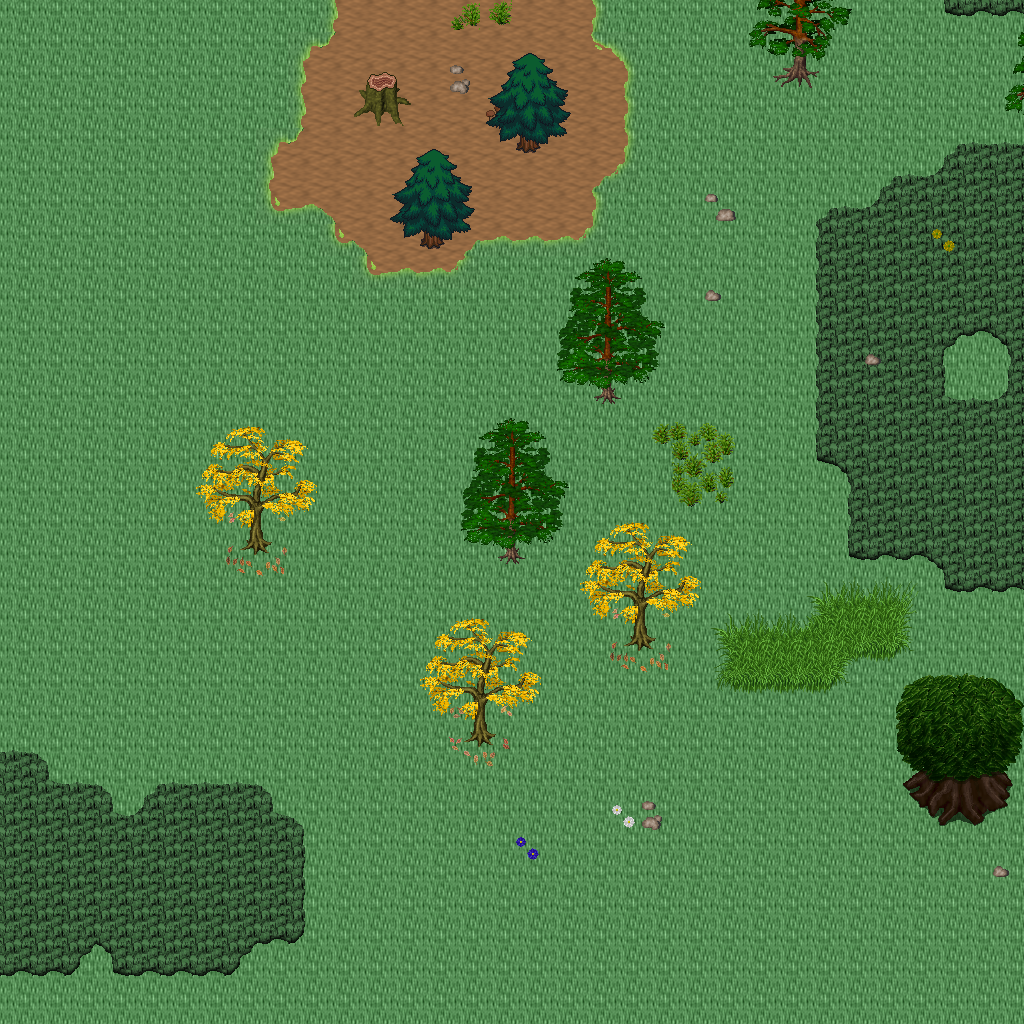

Tiled map render using the project's own tile images. Description and the map definition, with tile-layer contents summarised, below:
An orthogonal 32x32 tile map with 32x32 px tiles, 5 tile layers (Ground, Objects, Objects2, Above, ...), 1 hidden layer not drawn, 33 tilesets.

<map version="1.10" tiledversion="1.11.0" orientation="orthogonal" renderorder="right-down" width="32" height="32" tilewidth="32" tileheight="32" infinite="0" nextlayerid="11" nextobjectid="1">
 <tileset firstgid="1" name="logic_collision" tilewidth="32" tileheight="32" tilecount="1" columns="1">
  <image source="../drawable/logic_collision.png" width="32" height="32" />
 </tileset>
 <tileset firstgid="2" name="ground_ground" tilewidth="32" tileheight="32" tilecount="33" columns="3">
  <image source="../drawable/ground_ground.png" width="96" height="352" />
 </tileset>
 <tileset firstgid="35" name="building_house_3" tilewidth="32" tileheight="32" tilecount="48" columns="6">
  <image source="../drawable/building_house_3.png" width="192" height="256" />
 </tileset>
 <tileset firstgid="83" name="building_house_chalet" tilewidth="32" tileheight="32" tilecount="56" columns="7">
  <image source="../drawable/building_house_chalet.png" width="224" height="256" />
 </tileset>
 <tileset firstgid="139" name="terrain_grassland" tilewidth="32" tileheight="32" tilecount="88" columns="8">
  <image source="../drawable/terrain_grassland.png" width="256" height="352" />
 </tileset>
 <tileset firstgid="227" name="ground_grass_edges" tilewidth="32" tileheight="32" tilecount="36" columns="12">
  <image source="../drawable/ground_grass_edges.png" width="384" height="96" />
 </tileset>
 <tileset firstgid="263" name="ground_grass_corners" tilewidth="32" tileheight="32" tilecount="24" columns="6">
  <image source="../drawable/ground_grass_corners.png" width="192" height="128" />
 </tileset>
 <tileset firstgid="287" name="ground_grass_2" tilewidth="32" tileheight="32" tilecount="21" columns="3">
  <image source="../drawable/ground_grass_2.png" width="96" height="224" />
 </tileset>
 <tileset firstgid="308" name="plant_tree_fall_trees" tilewidth="32" tileheight="32" tilecount="40" columns="8">
  <image source="../drawable/plant_tree_fall_trees.png" width="256" height="160" />
 </tileset>
 <tileset firstgid="348" name="plant_tree_pine_tree" tilewidth="32" tileheight="32" tilecount="20" columns="4">
  <image source="../drawable/plant_tree_pine_tree.png" width="128" height="160" />
 </tileset>
 <tileset firstgid="368" name="plant_tree_pine_tree_1" tilewidth="32" tileheight="32" tilecount="20" columns="4">
  <image source="../drawable/plant_tree_pine_tree_1.png" width="128" height="160" />
 </tileset>
 <tileset firstgid="388" name="plant_tree_tree_darkgreen" tilewidth="32" tileheight="32" tilecount="88" columns="8">
  <image source="../drawable/plant_tree_tree_darkgreen.png" width="256" height="352" />
 </tileset>
 <tileset firstgid="476" name="plant_tree_evergreen" tilewidth="32" tileheight="32" tilecount="36" columns="3">
  <image source="../drawable/plant_tree_evergreen.png" width="96" height="384" />
 </tileset>
 <tileset firstgid="512" name="plant_tree_dead_tree_3" tilewidth="32" tileheight="32" tilecount="16" columns="4">
  <image source="../drawable/plant_tree_dead_tree_3.png" width="128" height="128" />
 </tileset>
 <tileset firstgid="528" name="plant_stump_hollow_logs" tilewidth="32" tileheight="32" tilecount="6" columns="3">
  <image source="../drawable/plant_stump_hollow_logs.png" width="96" height="64" />
 </tileset>
 <tileset firstgid="534" name="plant_stump_stump_purple" tilewidth="32" tileheight="32" tilecount="4" columns="2">
  <image source="../drawable/plant_stump_stump_purple.png" width="64" height="64" />
 </tileset>
 <tileset firstgid="538" name="plant_leaves" tilewidth="32" tileheight="32" tilecount="8" columns="4">
  <image source="../drawable/plant_leaves.png" width="128" height="64" />
 </tileset>
 <tileset firstgid="546" name="building_door_brown_door" tilewidth="32" tileheight="32" tilecount="3" columns="1">
  <image source="../drawable/building_door_brown_door.png" width="32" height="96" />
 </tileset>
 <tileset firstgid="549" name="item_pot_barrel_with_flower" tilewidth="32" tileheight="32" tilecount="2" columns="2">
  <image source="../drawable/item_pot_barrel_with_flower.png" width="64" height="32" />
 </tileset>
 <tileset firstgid="551" name="ground_rock_pebbles" tilewidth="32" tileheight="32" tilecount="3" columns="1">
  <image source="../drawable/ground_rock_pebbles.png" width="32" height="96" />
 </tileset>
 <tileset firstgid="554" name="plant_mushroom3" tilewidth="32" tileheight="32" tilecount="2" columns="2">
  <image source="../drawable/plant_mushroom3.png" width="64" height="32" />
 </tileset>
 <tileset firstgid="556" name="plant_bush_large_green" tilewidth="32" tileheight="32" tilecount="9" columns="3">
  <image source="../drawable/plant_bush_large_green.png" width="96" height="96" />
 </tileset>
 <tileset firstgid="565" name="plant_flower_daisy_blue" tilewidth="32" tileheight="32" tilecount="8" columns="2">
  <image source="../drawable/plant_flower_daisy_blue.png" width="64" height="128" />
 </tileset>
 <tileset firstgid="573" name="plant_flower_daisy_red" tilewidth="32" tileheight="32" tilecount="8" columns="2">
  <image source="../drawable/plant_flower_daisy_red.png" width="64" height="128" />
 </tileset>
 <tileset firstgid="581" name="plant_flower_daisy_white" tilewidth="32" tileheight="32" tilecount="8" columns="2">
  <image source="../drawable/plant_flower_daisy_white.png" width="64" height="128" />
 </tileset>
 <tileset firstgid="589" name="plant_flower_daisy_yellow" tilewidth="32" tileheight="32" tilecount="8" columns="2">
  <image source="../drawable/plant_flower_daisy_yellow.png" width="64" height="128" />
 </tileset>
 <tileset firstgid="597" name="plant_flower_stone_edge_beds" tilewidth="32" tileheight="32" tilecount="24" columns="8">
  <image source="../drawable/plant_flower_stone_edge_beds.png" width="256" height="96" />
 </tileset>
 <tileset firstgid="621" name="logic_creature_human_evil" tilewidth="32" tileheight="32" tilecount="16" columns="8">
  <image source="../drawable/logic_creature_human_evil.png" width="256" height="64" />
 </tileset>
 <tileset firstgid="637" name="logic_creature_animal" tilewidth="32" tileheight="32" tilecount="32" columns="8">
  <image source="../drawable/logic_creature_animal.png" width="256" height="128" />
 </tileset>
 <tileset firstgid="669" name="ground_tall_grass" tilewidth="32" tileheight="32" tilecount="15" columns="5">
  <image source="../drawable/ground_tall_grass.png" width="160" height="96" />
 </tileset>
 <tileset firstgid="684" name="logic_creature_reptile" tilewidth="32" tileheight="32" tilecount="7" columns="7">
  <image source="../drawable/logic_creature_reptile.png" width="224" height="32" />
 </tileset>
 <tileset firstgid="691" name="logic_creature_fowl" tilewidth="32" tileheight="32" tilecount="6" columns="6">
  <image source="../drawable/logic_creature_fowl.png" width="192" height="32" />
 </tileset>
 <tileset firstgid="697" name="object_stone_well" tilewidth="32" tileheight="32" tilecount="6" columns="2">
  <image source="../drawable/object_stone_well.png" width="64" height="96" />
 </tileset>
 <layer id="1" name="Ground" width="32" height="32">
  <data>[1024 cells, 1024 non-empty, 3 distinct tile ids]</data>
 </layer>
 <layer id="2" name="Objects" width="32" height="32">
  <data>[1024 cells, 118 non-empty, 33 distinct tile ids]</data>
 </layer>
 <layer id="3" name="Objects2" width="32" height="32">
  <data>[1024 cells, 64 non-empty, 45 distinct tile ids]</data>
 </layer>
 <layer id="4" name="Above" width="32" height="32">
  <data>[1024 cells, 89 non-empty, 47 distinct tile ids]</data>
 </layer>
 <layer id="5" name="Above2" width="32" height="32">
  <data>[1024 cells, 32 non-empty, 16 distinct tile ids]</data>
 </layer>
 <layer id="6" name="Walkable" width="32" height="32" visible="0">
  <data>[1024 cells, 22 non-empty, 1 distinct tile ids]</data>
 </layer>
 <objectgroup id="7" name="Mapevents" />
 <objectgroup id="8" name="Spawn" />
 <objectgroup id="9" name="Keys" />
 <objectgroup id="10" name="Replace" />
</map>
